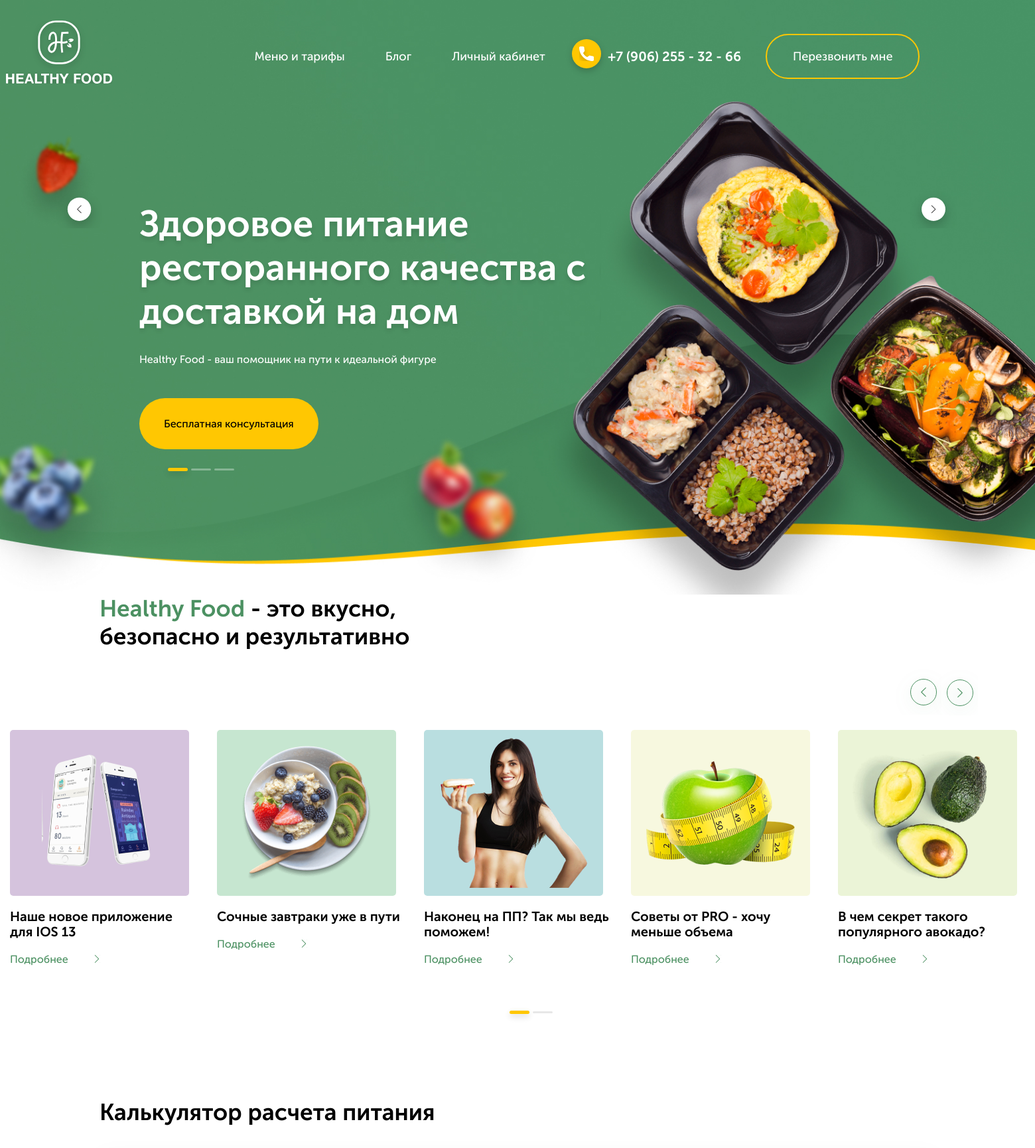
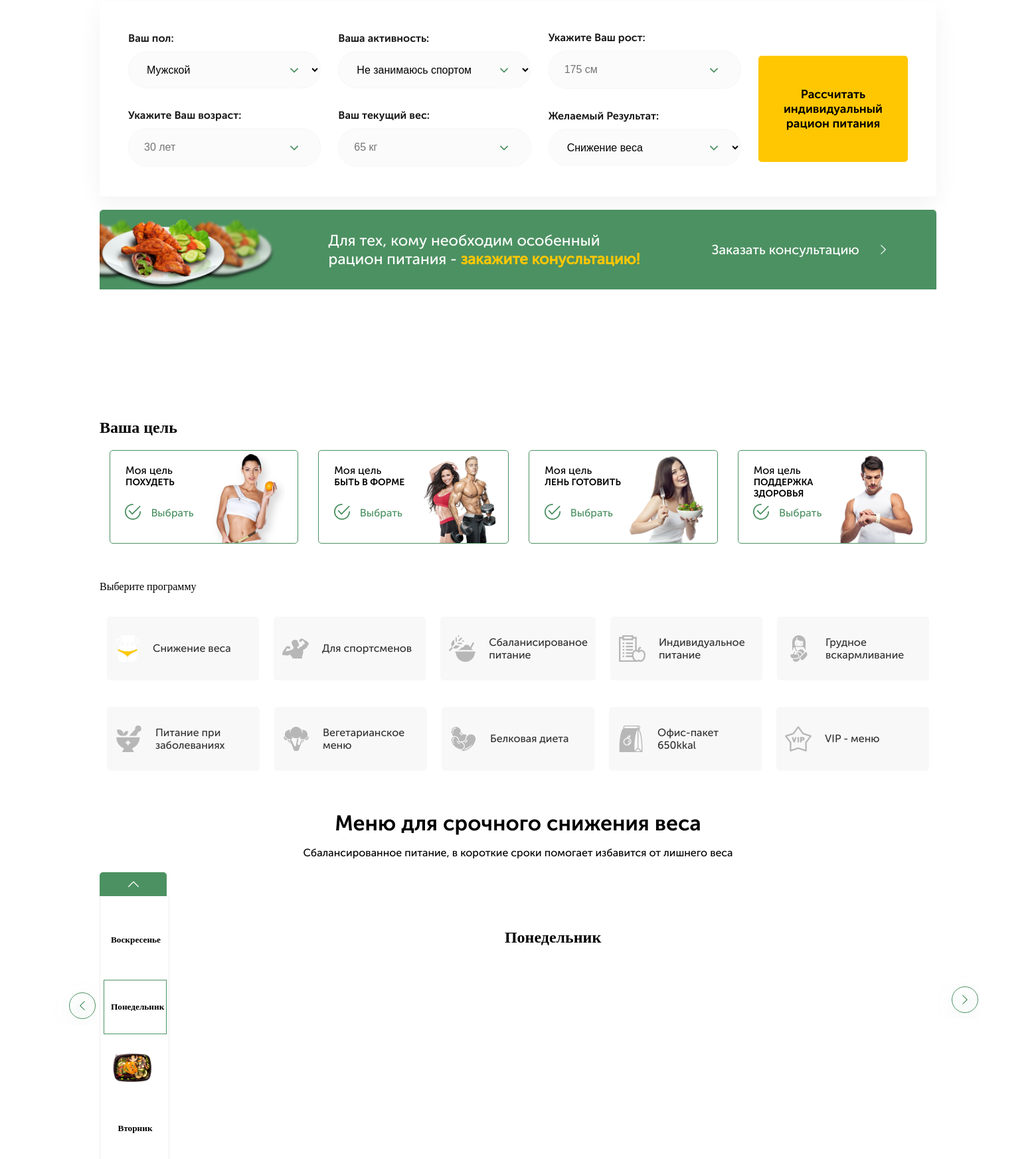
Screenshot of /menu/HEALTHY800/ (upper part) with the database file from the repository (2 pictures, top to bottom).
### healthyfood/apps/main_page/models.py (models this page shows, shortened)
class HeaderSlider(models.Model):
    slider_header= models.CharField(("Обозначение о чем этот слайд"), max_length=50, null = True, blank = True)
    main_text = models.CharField(("Главный текст слайдера"), max_length=300)
    small_text = models.CharField(("Маленький текст слайдера"), max_length=200, null = True, blank = True)
    button = models.CharField( ("Текст кнопки"), max_length=50, null = True, blank = True)
    class Meta:
        db_table = ''
        managed = True
        verbose_name = 'Слайд хедера'
        verbose_name_plural = 'Слайды хедера'

class PageHeaders(models.Model):
    class Meta:
        db_table = ''
        managed = True
        verbose_name = 'Заголовоки страницы'
        verbose_name_plural = 'Заголовки страницы'
    anons_header = models.CharField(("Заголовок анонса"), max_length=100)
    anons_header_bold = models.CharField(("Выделенный текст заголовка анонса"), max_length=50, null = True, blank = True)
    calculator_header = models.CharField(("Заголовок калькулятора"), max_length=100)
    menu_header = models.CharField(("Заголовок меню"), max_length=100)
    menu_smalltext = models.CharField(("маленький текст в меню"), max_length=200)
    buy_header = models.CharField(("Заголовок 'Закажи сейчас' "), max_length=100)
    reviews_header = models.CharField(("Заголовок отзывов"), max_length=100)
    questions_header = models.CharField(("Заголовок вопросов"), max_length=100)

class PageSlider(models.Model):
    class Meta:
        db_table = ''
        managed = True
        verbose_name = 'Слайд анонса'
        verbose_name_plural = 'Слайды анонса'
    anons_slider_name = models.CharField(("Имя слайда"), max_length=50)
    anons_slider_text = models.CharField(("Текст слайда"), max_length=50)
    anons_slider_image = models.ImageField(("Картинка слайда"), upload_to='img', height_field=None, width_field=None, max_length=100)
    anons_slider_bgcolor = models.CharField (("Цвет фона слайда"), default= '#F0F0F0',  max_length=7)
    anons_slider_link = models.CharField(("Сылка слайда"), max_length=200)

class ProgrammsBig(models.Model):
    class Meta:
        db_table = ''
        managed = True
        verbose_name = 'Большой блок '
        verbose_name_plural = 'Большие блоки'
    big_text = models.CharField(("Название блока"), max_length=50)
    big_img = models.FileField(("Картинка блока"), upload_to='img')

class ProgrammsSmall(models.Model):
    class Meta:
        db_table = ''
        managed = True
        verbose_name = 'Маленький блок '
        verbose_name_plural = 'Маленькие блоки'
    name = models.CharField(("Название блока"), max_length=50)
    small_img = models.FileField(("Картинка блока"), upload_to='img')
    cat = models.CharField(("Обозначение блока"), max_length=50)

class Days(models.Model):
    days_name = models.CharField(('День недели'), max_length = 20 )
    class Meta:
        db_table = ''
        managed = True
        verbose_name = 'День недели'
        verbose_name_plural = 'Дни недели'

class MenuSlider(models.Model):
    class Meta:
        verbose_name = ("Блюдо ")
        verbose_name_plural = ("Блюда")
    name = models.CharField(("Название блюда"), max_length=100)
    menu_discription = models.CharField(("Описание блюда"), max_length=500)
    big_img = models.ImageField(("Картинка большого слайда"), upload_to='img', height_field=None, width_field=None, max_length=None)
    small_img = models.ImageField(("Картинка маленького слайда"), upload_to='img', height_field=None, width_field=None, max_length=None)
    kkal = models.CharField(("Колличество калорий"), max_length=20)
    gramm = models.CharField(("Колличество грамм"), max_length=20)
    price = models.CharField(("Цена блюда"), max_length=10)
    discount = models.CharField(("Цена со скидкой, если есть"), max_length=10, null=True, blank = True)
    days_list = models.ManyToManyField(Days, verbose_name = "Дни недели", related_name='days')

### healthyfood/apps/main_page/views.py (the view)
# urls.py: path('menu/<menu_cat>/', views.MenuView.as_view(), name = 'menu')
class MenuView(MenuCat, View):
    model = MenuList
    template_name = "main_page/menu.html"
    def get(self, request,menu_cat):
        headers = PageHeaders.objects.all()
        header_slider = HeaderSlider.objects.all()
        page_slider = PageSlider.objects.all()
        programms_big = ProgrammsBig.objects.all()
        programms_small = ProgrammsSmall.objects.all()
        reviews = Reviews.objects.all()
        reviews_count = reviews.count()
        questions = QuestionsAnswers.objects.all()
        days  = Days.objects.all()
        cat = self.get_cat()
        menu_list = MenuList.objects.filter(name = menu_cat)
        return render(request, 'main_page/menu.html', {
            "headers": headers,
            'header_slider': header_slider,
            'page_slider': page_slider,
            'programms_big': programms_big,
            'programms_small': programms_small,
            'reviews': reviews,
            "reviews_count" : reviews_count,
            'questions': questions,
            'days': days,
            'cat' : cat,
            'menu_list': menu_list,
        })

### healthyfood/templates/main_page/menu.html (shortened to what this page needs)
{% extends "main_page/page.html" %}
{% load static %}
{% block menu %}
<div class="menu" >
    {% for a in headers %}
            <h2 class="menu__header">
                {{a.menu_header}}
            </h2>
            <p class="menu__description">
                {{ a.menu_smalltext }}
            </p>
        {% endfor %}
            <div class="menu__slider">
                <div class="menu__slider__small" id="slider-3">
                    {% for day in  days %}
                    <div class="menu__slider__small__item">
                        <div class="menu__slider__small__item__item">
                            <h5>{{day.days_name}}</h5>
                        </div>
                    </div>
                    {% for a in menu_list  %}
                    {% for item in a.menu_item.all %}
                    {% for b in item.days_list.all %}
                        {% if b.id == day.id %}
                                <div class="menu__slider__small__item">
                                    <div class="menu__slider__small__item__item">
                                        <img src=" {{item.small_img.url}} " alt="">
                                    </div>
                                </div>
                                {% endif %}
                            {% endfor %}
                        {% endfor %}
                        {% endfor %}
                    {% endfor %}
                </div>
                <div class="menu__slider__big" id="slider-4">
                    {% for day in  days %}
                    <div class="menu__slider__big__block">
                        <div class="menu__slider__big__block__item">
                            <h2>{{day.days_name}}</h2>
                        </div>
                    </div>
                        {% endfor %}
                </div>
            </div>
</div>
{% endblock menu %}

### healthyfood/templates/main_page/page.html (shortened to what this page needs)
{% extends "base.html" %}
{% load static %}
{% block headerslider %}
<div class="container">
<div class="header__slider" id="slider-1">
    {% if header_slider%}
     {% for a in header_slider%}
     <div class="header__slider__item">
        <h3>{{a.main_text}}</h3>
        {% if a.small_text %}
            <p>{{a.small_text}}</p>
        {% endif %}
        {% if a.button %}
            <button class="header__slider__item__button"> {{a.button}} </button>
        {% endif %}
    </div>
     {%endfor%}
    {%else%}
        Слайдов нет
    {% endif %}
</div>
</div>
{% endblock headerslider %}
{% block content %}
<div class="page">
    <div class="slider">
        <div class="slider__header">
                <h2>
                    {% for a in headers  %}
                    <b>{{a.anons_header_bold}}</b> - {{a.anons_header}}
                    {% endfor %}
                </h2>
        </div>
        <div class="slider__slick" id="slider-2">
            {% if page_slider %}
            {% for a in page_slider %}
            <div class="slider__slick__item">
                <div class="image__box" style="background: {{a.anons_slider_bgcolor}};">
                    <img src="{{ a.anons_slider_image.url }}" alt="" class="image">
                </div>
                    <p class="discription">
                        {{a.anons_slider_text}}
                    </p>
                    <a href="{{a.anons_slider_link}}" class="detailed">Подробнее</a>
                </div>
            {% endfor %}
              {% else %}
              Слайдов не найдено
            {% endif %}
        </div>
    </div>
    </div>
<div class="calculate">
    <h3 class="calculate__header">{% for a in headers %}
      {{a.calculator_header}}
    {% endfor %}</h3>
    <form action="{% url 'filter' %}" method="GET" >
        <div class="calculate__box">
            <div class="calculate__box__item first">
                <div class="calculate__box__block calculate__box__block__1">
                    <label for="" class="discription">Ваш пол:</label>
                    <select  id="gender" required class="input">
                        <option value="mail" selected='selected'>Мужской</option>
                    </select>
                </div>
                <div class="calculate__box__block calculate__box__block__2">
                    <label for="" class="discription">Ваша активность:</label>
                    <select   id="activity" required class="input">
                        <option value="1.2">Не занимаюсь спортом</option>
                    </select>
                </div>
                <div class="calculate__box__block calculate__box__block__3">
                    <label for="" class="discription">Укажите Ваш рост:</label>
                    <input type="text" placeholder="175 см" pattern="[0-9]{3} см" required class="input" id="height">
                </div>
                <div class="calculate__box__block calculate__box__block__4">
                    <label for="" class="discription">Укажите Ваш возраст:</label>
                    <input type="text" placeholder="30 лет" pattern="[0-9]{1,3} лет" required class="input" id="age">
                </div>
                <div class="calculate__box__block calculate__box__block__5">
                    <label for="" class="discription">Ваш текущий вес:</label>
                    <input type="text" placeholder="65 кг" pattern="[0-9]{1,4} кг" required class="input" id="weight">
                </div>
                <div class="calculate__box__block calculate__box__block__6">
                    <label for="" class="discription">Желаемый Результат:</label>
                    <select  id="need_weight" required class="input">
                        <option value="lose_weight">Снижение веса</option>
                    </select>
                </div>
            </div>
            <div class="calculate__box__item second">
                <div class="calculate__box__block calculate__box__block__7">
                    <button class="calculate__box__block__button" id="submit__button">
                        Рассчитать индивидуальный рацион питания
                    </button>
                </div>
            </div>
        </div>
    </form>
    <div class="calculate__consultation">
        <p class="calculate__consultation__description">
            Для тех, кому необходим особенный<br> рацион питания - <b>закажите конусльтацию!</b>
        </p>
        <a href="" class="calculate__consultation__buy">Заказать консультацию</a>
    </div>
</div>
<div class="programms">
<h2 class="programms__purpose">Ваша цель</h2>
<div class="programms__big">
    {% if programms_big %}
        {% for a in programms_big %}
        <div class="programms__big__block" id = 'big__block-{{a.id}}'>
            <div class="programms__big__block__item">
                <label for="" class="programms__big__block__item__purpose">Моя цель</label>
                    <a  href="" class="programms__big__block__item__discription">{{a.big_text}} </a>
                <p class="programms__big__block__item__choose">Выбрать</p>
            </div>
            <div class="programms__big__block__item image">
                <img src="{{a.big_img.url}}" alt="" class="programms__big__block__item__img">
            </div>
        </div>
        {% endfor %}
        {% else %}
        Блоков не найдено
    {% endif %}
</div>
<p class="programms__choise">Выберите программу</p>
<div class="programms__small">
    {% for a in programms_small  %}
        <div class="programms__small__items " id = 'small__block-{{a.cat}}'>
            <img src="{{a.small_img.url}}" alt="" class="programms__small__items__ico">
            {% for program in cat %}
                {% if a.cat == program.index %}
                    <a href="{% url 'menu' program.name %}" class="programms__small__items__discription">{{a.name}} </a>
                    {% endif %}
            {% endfor %}
        </div>
    {% endfor %}
</div>
</div>
{% block menu %}
{% endblock menu %}
{% endblock content %}

### rows the page displays
HeaderSlider: main_text "Здоровое питание ресторанного качества с доставкой на дом", small_text "Healthy Food - ваш помощник на пути к идеальной фигуре", button "Бесплатная консультация"
PageHeaders: anons_header_bold "Healthy Food", anons_header "это вкусно, безопасно и результативно", calculator_header "Калькулятор расчета питания", menu_header "Меню для срочного снижения веса", menu_smalltext "Сбалансированное питание, в короткие сроки помогает избавится от лишнего веса"
PageSlider: anons_slider_image (picture), anons_slider_text "Наше новое приложение для IOS 13"
PageSlider: anons_slider_image (picture), anons_slider_text "Сочные завтраки уже в пути"
PageSlider: anons_slider_image (picture), anons_slider_text "Наконец на ПП? Так мы ведь поможем!"
PageSlider: anons_slider_image (picture), anons_slider_text "Советы от PRO - хочу меньше объема"
PageSlider: anons_slider_image (picture), anons_slider_text "В чем секрет такого популярного авокадо?"
ProgrammsBig: big_text "ПОХУДЕТЬ", big_img (picture)
ProgrammsBig: big_text "БЫТЬ В ФОРМЕ", big_img (picture)
ProgrammsBig: big_text "ЛЕНЬ ГОТОВИТЬ", big_img (picture)
ProgrammsBig: big_text "ПОДДЕРЖКА ЗДОРОВЬЯ", big_img (picture)
ProgrammsSmall: small_img (picture), name "Снижение веса"
ProgrammsSmall: small_img (picture), name "Для спортсменов"
ProgrammsSmall: small_img (picture), name "Сбаланисированое питание"
ProgrammsSmall: small_img (picture), name "Индивидуальное питание"
ProgrammsSmall: small_img (picture), name "Грудное вскармливание"
ProgrammsSmall: small_img (picture), name "Питание при заболеваниях"
ProgrammsSmall: small_img (picture), name "Вегетарианское меню"
ProgrammsSmall: small_img (picture), name "Белковая диета"
ProgrammsSmall: small_img (picture), name "Офис-пакет 650kkal"
ProgrammsSmall: small_img (picture), name "VIP - меню"
Days: days_name "Понедельник", small_img (picture)
Days: days_name "Вторник"
Days: days_name "Воскресенье"
